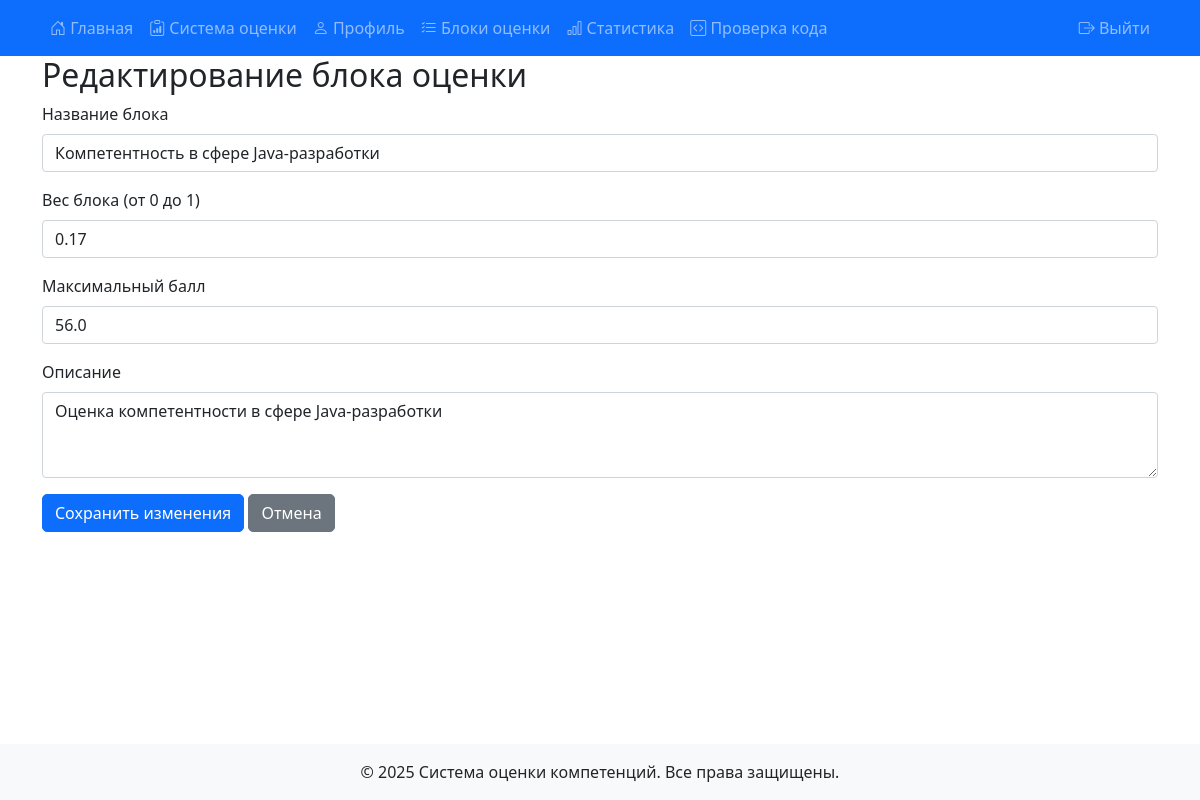
Page /edit_assessment_block/1 (signed in) on the committed database.
### models.py (models this page shows)
class AssessmentBlock(db.Model):
    __tablename__ = 'assessment_block'
    id = db.Column(db.Integer, primary_key=True)
    name = db.Column(db.String(100), nullable=False)
    description = db.Column(db.Text)
    weight = db.Column(db.Float, default=1.0)
    max_score = db.Column(db.Float, default=10.0)
    questions = db.relationship('AssessmentQuestion', back_populates='block', lazy=True)

### 1.py (the view, shortened to what this page needs)
@app.route('/edit_assessment_block/<int:block_id>', methods=['GET', 'POST'])
@role_required(['expert', 'admin'])
def edit_assessment_block(block_id):
    block = AssessmentBlock.query.get_or_404(block_id)
    return render_template('edit_assessment_block.html', block=block)

### 1.py (called while the page is built)
@login_manager.user_loader
def load_user(user_id):
    return db.session.get(User, int(user_id))

def debug_print(message):
    print(f"[DEBUG] {message}")
    logger.debug(message)
    with open('debug.log', 'a', encoding='utf-8') as f:
        f.write(f"{datetime.now().strftime('%Y-%m-%d %H:%M:%S')} - {message}\n")

def sync_session_role():
    if 'user_id' in session:
        user = db.session.get(User, session['user_id'])
        if user and session.get('role') != user.role:
            session['role'] = user.role
            debug_print(f"Synchronized session role to {user.role} for user {user.username}")

@app.before_request
def before_request():
    try:
        if current_user.is_authenticated and ('user_id' not in session or session.get('user_id') != current_user.id):
            session['user_id'] = current_user.id
            session['role'] = current_user.role
            session['username'] = current_user.username
            debug_print(f"Синхронизирована сессия с Flask-Login: user_id={current_user.id}")
        elif 'user_id' in session and not current_user.is_authenticated:
            user = db.session.get(User, session['user_id'])
            if user:
                login_user(user)
                debug_print(f"Восстановлена аутентификация из сессии: user_id={user.id}")
    except Exception as e:
        debug_print(f"Ошибка синхронизации аутентификации: {str(e)}")

### templates/edit_assessment_block.html (shortened to what this page needs)
{% extends "base.html" %}
{% block content %}
<div class="container">
    <h2>Редактирование блока оценки</h2>
    <form method="POST">
        <div class="mb-3">
            <label for="name" class="form-label">Название блока</label>
            <input type="text" class="form-control" id="name" name="name" value="{{ block.name }}" required>
        </div>
        <div class="mb-3">
            <label for="weight" class="form-label">Вес блока (от 0 до 1)</label>
            <input type="number" class="form-control" id="weight" name="weight" step="0.01" min="0" max="1" value="{{ block.weight }}" required>
        </div>
        <div class="mb-3">
            <label for="max_score" class="form-label">Максимальный балл</label>
            <input type="number" class="form-control" id="max_score" name="max_score" step="0.1" min="0" value="{{ block.max_score }}" required>
        </div>
        <div class="mb-3">
            <label for="description" class="form-label">Описание</label>
            <textarea class="form-control" id="description" name="description" rows="3">{{ block.description }}</textarea>
        </div>
        <button type="submit" class="btn btn-primary">Сохранить изменения</button>
        <a href="{{ url_for('assessment_blocks') }}" class="btn btn-secondary">Отмена</a>
    </form>
</div>
{% endblock %}

### templates/base.html (style rules this page uses)
body { min-height: 100vh; display: flex; flex-direction: column; }
.btn { border-radius: 5px; }

### rows in the picture
AssessmentBlock: name "Компетентность в сфере Java-разработки", weight "0.17", max_score "56.0", description "Оценка компетентности в сфере Java-разработки"
